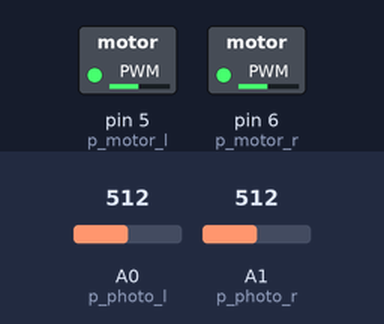
A sketch run on a simulated Arduino Uno, built with avr-gcc and run on an emulated ATmega328P. Parts: switched loads named in the sketch (green lamp = pin HIGH). The test bench sets the inputs (shaded band); at power-on: A0 (p_photo_l) = 512, A1 (p_photo_r) = 512.

Above: at 1.2 s.
1.3 s: A0 (p_photo_l) set to 716
At 2.4 s:
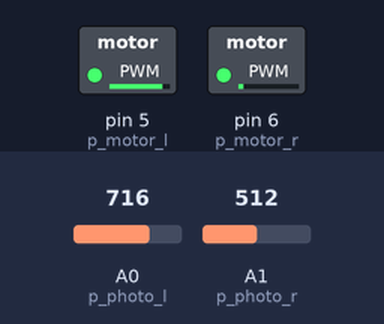
2.8 s: A1 (p_photo_r) set to 306
At 3.5 s:
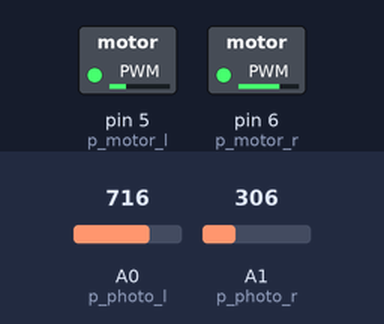
4.3 s: A0 (p_photo_l) set to 900
At 4.7 s:
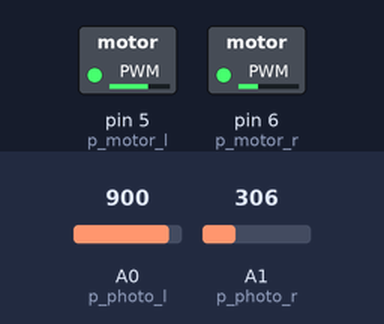
5.8 s: A1 (p_photo_r) set to 122
At 7.0 s:
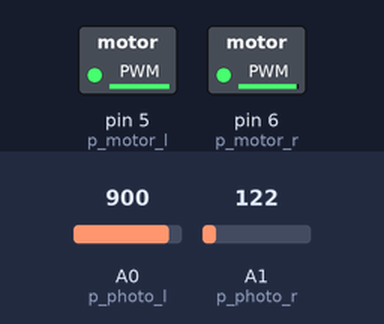
7.3 s: A1 (p_photo_r) set to 0
At 8.2 s:
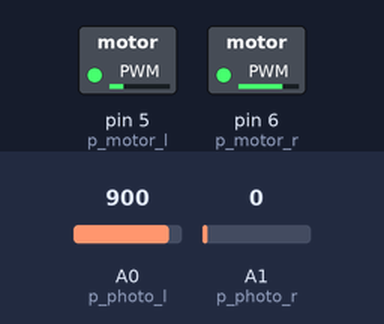
8.8 s: A0 (p_photo_l) set to 306
At 9.3 s:
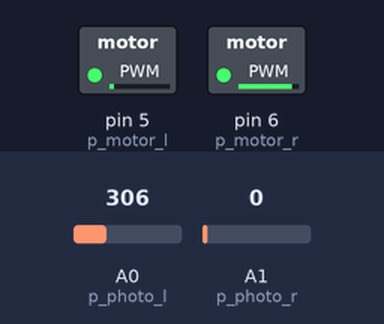
Timing chart, 0 to 11.3 s (numbered marks = the images above; inputs shaded):
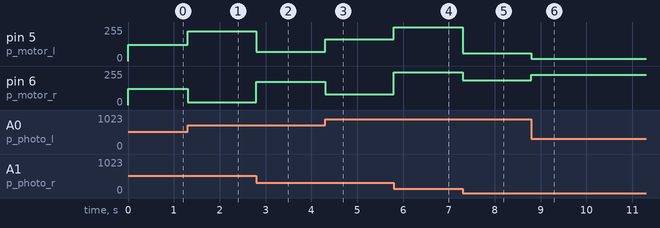

Measured:
- after the input at 1.3 s, pin 5 (p_motor_l): 122/255 → 224/255 at once; pin 6 (p_motor_r): 122/255 → 20/255 at once
- after the input at 2.8 s, pin 5 (p_motor_l): 224/255 → 70/255 at once; pin 6 (p_motor_r): 20/255 → 174/255 at once
- after the input at 4.3 s, pin 5 (p_motor_l): 70/255 → 162/255 at once; pin 6 (p_motor_r): 174/255 → 82/255 at once
- after the input at 5.8 s, pin 5 (p_motor_l): 162/255 → 254/255 at once; pin 6 (p_motor_r): 82/255 → 246/255 at once
- after the input at 7.3 s, pin 5 (p_motor_l): 254/255 → 58/255 at once; pin 6 (p_motor_r): 246/255 → 186/255 at once
- after the input at 8.8 s, pin 5 (p_motor_l): 58/255 → 18/255 at once; pin 6 (p_motor_r): 186/255 → 226/255 at once

The sketch:

mighty_tumelo_gogo1__1_.ino
```cpp
#define p_motor_l 5
#define p_photo_l A0
#define p_motor_r 6
#define p_photo_r A1
void setup() {
  pinMode(p_motor_r, OUTPUT);
  pinMode(p_motor_l, OUTPUT);
}

void loop() {
  int vr = map(analogRead(p_photo_r), 0, 1023, 0, 255);
  int vl = map(analogRead(p_photo_l), 0, 1023, 0, 255);
  int v0 = 122;
  int delta, k = 2;
  if(vr > vl){
    if(vr - vl < 5){
      vl = vr = v0;
    } else{
      delta = vr - vl;
      vr = v0 + delta * k;
      vl = v0 - delta * k;
    }
  }else{
    if(vl - vr < 5){
      vl = vr = v0;
    } else{
      delta = vl - vr;
      vl = v0 + delta * k;
      vr = v0 - delta * k;
    }
  }
  analogWrite(p_motor_r, vr);
  analogWrite(p_motor_l, vl);
}
```
